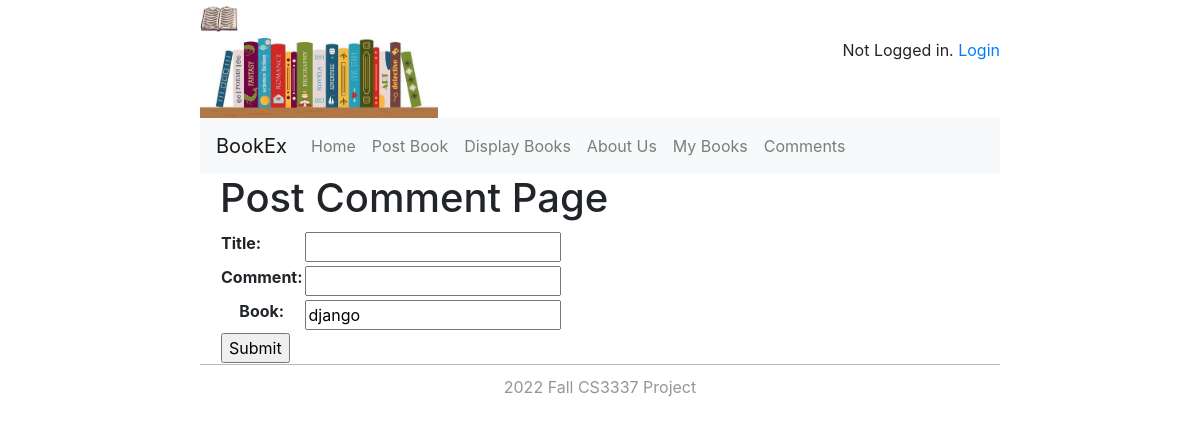
/book_detail/postcomment/2, run on the app's committed database.
### bookMng/models.py (models this page shows, shortened)
class MainMenu(models.Model):
    item = models.CharField(max_length=200, unique=True)
    link = models.CharField(max_length=500, unique=True)

class Book(models.Model):
    name = models.CharField(max_length=200)
    web = models.URLField(max_length=200)
    price = models.DecimalField(decimal_places=2, max_digits=8)
    publishdate = models.DateField(auto_now=True)
    picture = models.FileField(upload_to='bookEx/static/uploads')
    pic_path = models.CharField(max_length=300, editable=False, blank=True)
    username = models.ForeignKey(User, blank=True,null=True, on_delete=models.CASCADE)

### bookMng/views.py (the view)
# urls.py: path('book_detail/postcomment/<int:book_id>',views.postcomment,name="postcomment"),
def postcomment(request, book_id):
    book = Book.objects.get(id=book_id)
    submitted = False
    if request.method == 'POST':
        form = CommentForm(request.POST,request.FILES)
        if form.is_valid():
            comment = form.save(commit=False)
            try:
                comment.username = request.user
                comment.book = book.name
            except Exception:
                pass
            comment.save()
            return HttpResponseRedirect('/postcommentpost?submitted=True')
    else:
        form = CommentForm()
        if 'submitted' in request.GET:
            submitted = True
    return render(request,
                  'bookMng/postcomment.html',
                 {
                    'form': form,
                    'item_list': MainMenu.objects.all(),
                    'submitted': submitted,
                    'book': book
                 })

### bookMng/forms.py
class CommentForm(ModelForm):
    class Meta:
        model = Comment
        fields=[
            'title',
            'comment',
        ]

### bookEx/templates/bookMng/postcomment.html (shortened to what this page needs)
{% extends "base.html" %}
{%block navbar%}
<ul class="navbar-nav mr-auto">
     <li class="nav-item">
        <a class="nav-link" href="/">Home </a>
    </li>
{% for item in item_list %}
    <li class="nav-item">
        <a class="nav-link" href="{{item.link}}">{{item.item}} </a>
    </li>
{% endfor %}
</ul>
{%endblock navbar%}
{% block content %}
    <h1> Post Comment Page</h1>
{% if submitted %}
<p> Comment Posted Successfully</p>
{%else %}
<form action="" enctype="multipart/form-data" method="post" novalidate>
    <table>
        {{ form.as_table }}
        <tr>
            <td align="center"><b><label>Book: </label></b>
            </td>
            <td><input type="text" name="book" value={{book.name}}></td>
        </tr>
        <tr>
            <td colspan="2">
                <input type="submit" value="Submit">
            </td>
        </tr>
    </table>
</form>
{% endif%}
{% endblock content %}

### data on the page
MainMenu: item "Post Book"
MainMenu: item "Display Books"
MainMenu: item "About Us"
MainMenu: item "My Books"
MainMenu: item "Comments"
Book: book "django"
